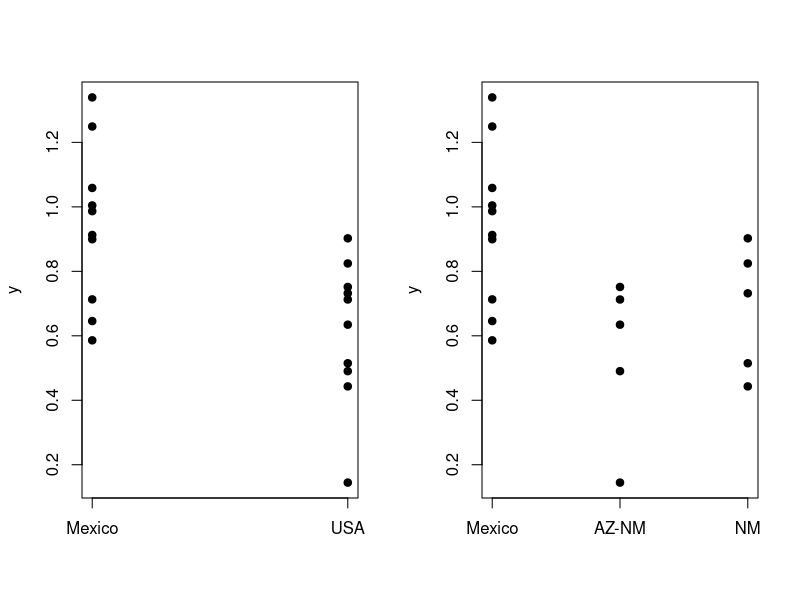
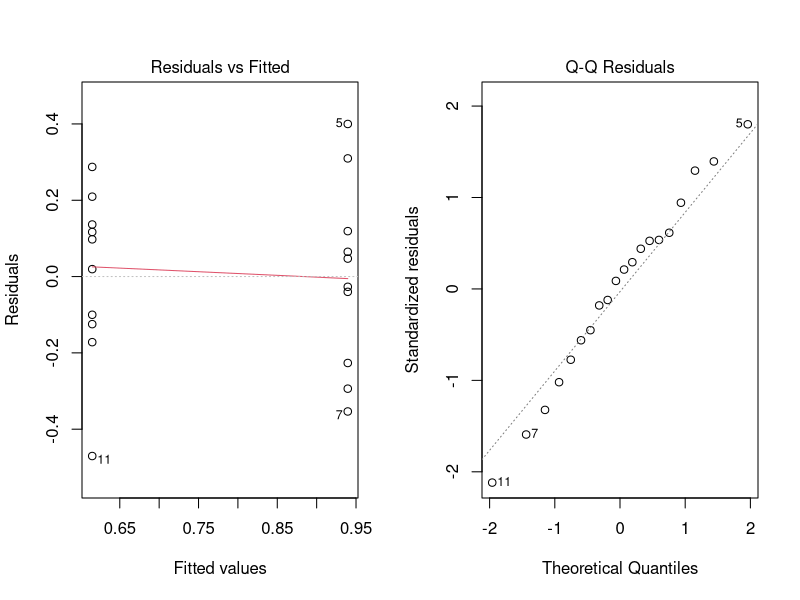
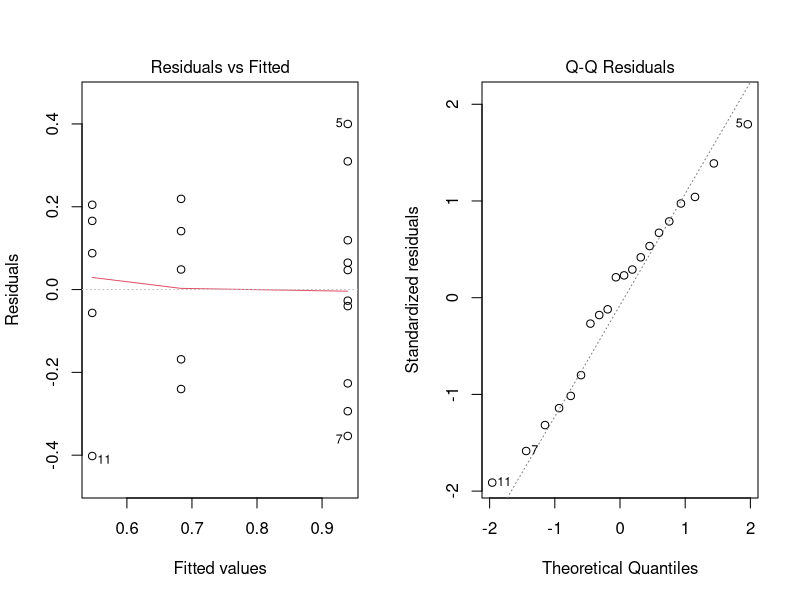

Generate these figures, in order, with R:
## ---- chunk 1
knitr::opts_chunk$set(echo = TRUE)
## ---- chunk 2
set.seed(21) # This is a trick to set the seed for random numbers (not needed)
## ---- chunk 3
y <- c(rnorm(10, mean = 0.9, sd = 0.2), rnorm(10, mean = 0.6, sd = 0.2))
y

group1 <- factor(c(rep("Mexico", 10), rep("USA", 10)), levels = c("Mexico", "USA"))
group2 <- factor(c(rep("Mexico", 10), rep("AZ-NM", 5), rep("NM", 5)), 
                 levels = c("Mexico", "AZ-NM", "NM"))

group1
group2
## ---- chunk 4
df <- data.frame(y = y, group1 = group1, group2 = group2)

df
## ---- chunk 5
par(mfrow = c(1, 2)) # make a two-panel canvas, by row

# Strip-chart style plots
stripchart(y ~ group1, pch = 19, data = df, vertical = TRUE)
stripchart(y ~ group2, pch = 19, data = df, vertical = TRUE)

par(mfrow = c(1, 1)) # Reset the canvas
## ---- chunk 6
X0 <- model.matrix(y ~ 1, data = df)
X1 <- model.matrix(y ~ group1, data = df)
X2 <- model.matrix(y ~ group2, data = df)

X0
X1
X2
## ---- chunk 7
b0 <- solve(crossprod(X0)) %*% crossprod(X0, y)
b1 <- solve(crossprod(X1)) %*% crossprod(X1, y)
b2 <- solve(crossprod(X2)) %*% crossprod(X2, y)

b0
b1
b2
## ---- chunk 8
fit0 <- lm(y~ 1, data = df)
fit1 <- lm(y~ group1, data = df)
fit2 <- lm(y~ group2, data = df)

# coefficients

coef(fit0)
coef(fit1)
coef(fit2)

# fitted values

fitted(fit0)
fitted(fit1)
fitted(fit2)

# residuals

resid(fit0)
resid(fit1)
resid(fit2)

## ---- chunk 9
e0 <- resid(fit0)
e1 <- resid(fit1)
e2 <- resid(fit2)

# RSS

RSS0 <- crossprod(e0)
RSS1 <- crossprod(e1)
RSS2 <- crossprod(e2)

RSS0
RSS1
RSS2
## ---- chunk 10
summary(fit1)
summary(fit2)
## ---- chunk 11
MS1 <- (RSS0 - RSS1) / (ncol(X1) - ncol(X0))
MSE1 <- RSS1 / (nrow(X1) - ncol(X1))

MS1 / MSE1 # F stat
(RSS0 - RSS1) / RSS0 # Rsq
sqrt(MSE1) # SE of model

MS2 <- (RSS0 - RSS2) / (ncol(X2) - ncol(X0))
MSE2 <- RSS2 / (nrow(X2) - ncol(X2))

MS2 / MSE2 # F stat
(RSS0 - RSS2) / RSS0 # Rsq
sqrt(MSE2) # SE of model
## ---- chunk 12
par(mfrow = c(1,2)) # 1 x 2 plotting canvas
plot(fit1, which = 1:2)

par(mfrow = c(1,2)) # 1 x 2 plotting canvas
plot(fit2, which = 1:2)

par(mfrow = c(1,2)) # reset canvas
